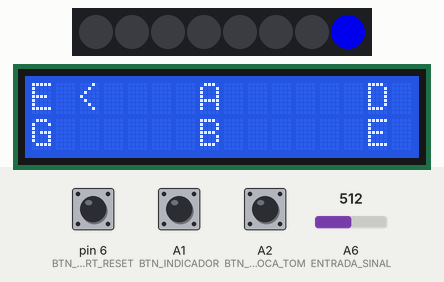
Recording of a sketch running on a simulated Arduino Nano, built with avr-gcc and run on an emulated ATmega328P. Shown: 8 RGB LEDs in strip order, left to right, 16×2 character LCD. The test bench sets the inputs (shaded band); at power-on: pin 6 (BTN_START_RESET) LOW, A1 (BTN_INDICADOR) LOW, A2 (BTN_TROCA_TOM) LOW, A6 (ENTRADA_SINAL) = 512. What the sketch prints to the serial monitor is not drawn.

Above: at 1.2 s.
1.3 s: pin 6 (BTN_START_RESET) pulled HIGH for 0.15 s
At 2.5 s:
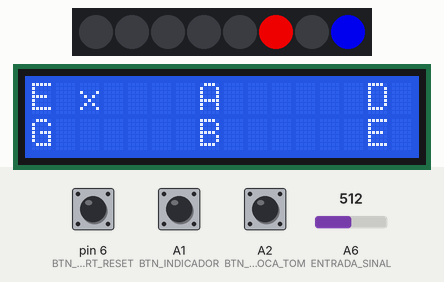
2.9 s: pin 6 (BTN_START_RESET) pulled HIGH for 1 s
At 3.4 s:
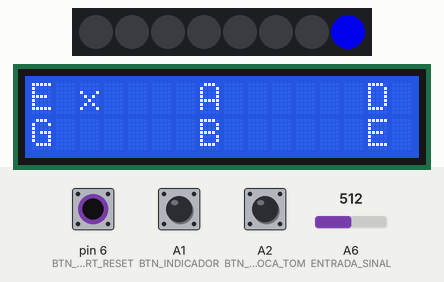
5.4 s: A1 (BTN_INDICADOR) pulled HIGH for 0.15 s
At 6.4 s:
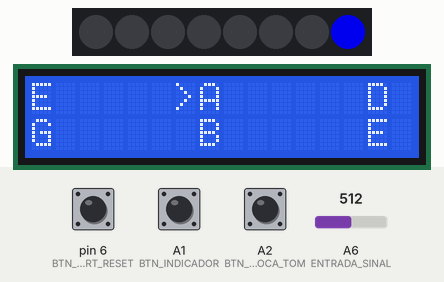
7.0 s: A2 (BTN_TROCA_TOM) pulled HIGH for 0.15 s
At 7.5 s:
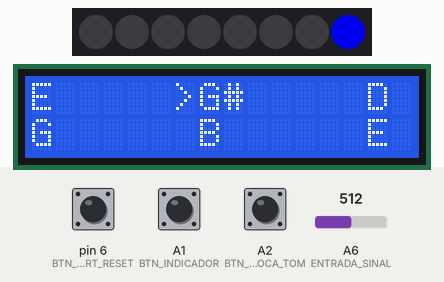
8.6 s: A1 (BTN_INDICADOR) pulled HIGH for 1 s
At 10.3 s:
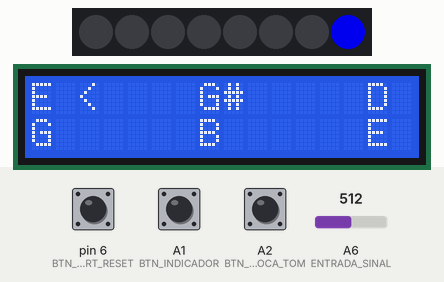
11.1 s: A2 (BTN_TROCA_TOM) pulled HIGH for 1 s
At 13.3 s:
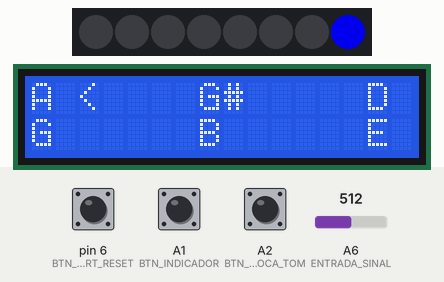
Timing chart, 0 to 14.6 s (numbered marks = the images above; inputs shaded):
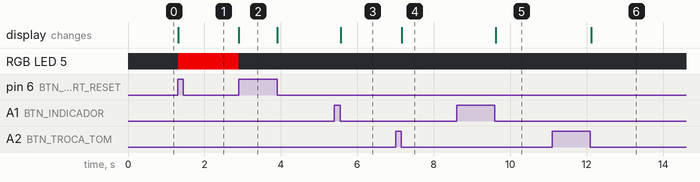

Measured:
- after the input at 1.3 s, RGB LED 5: off → RGB(200, 0, 0) at once; the display: changes at once (image 1)
- after the input at 2.9 s, RGB LED 5: RGB(200, 0, 0) → off at once
- after the input at 5.4 s, the display: changes after 0.16 s (image 3)
- after the input at 7.0 s, the display: changes after 0.16 s (image 4)
- after the input at 8.6 s, the display: changes after 1.0 s (image 5)
- after the input at 11.1 s, the display: changes after 1.0 s (image 6)

The sketch:

codigo_afinador.ino
```cpp
//Projeto Semestral Grupo 03 - Andre Flesch, Arthur Wunsch, Eduardo Rehbein

#include <Stepper.h>
#include <LiquidCrystal.h>
#include <Adafruit_NeoPixel.h>

//Variáveis relacionadas ao motor
const int STEPS_PER_REVOLUTION = 500;
const int PASSO_MOTOR = 80;

//Objetos
Stepper motor(STEPS_PER_REVOLUTION, 7, 9, 8, 10);
LiquidCrystal lcd(12, 11, 5, 4, 3, 2);
Adafruit_NeoPixel neoPixel = Adafruit_NeoPixel(8, 13, NEO_GRB + NEO_KHZ800);

//Definição das frequencias em Hz
const double E6 = 82;
const double L6 = 55; //Usamos L == A(lá) devido ao conflito com as portas analógicas do arduino(A0,A1,A2,A3,...)
const double Bb6 = 58.3;
const double B6 = 61.8;
const double C6 = 65.5;
const double Db6 = 69.4;
const double D6 = 73.5;
const double Eb6 = 77.8;

const double L5 = 110;
const double F5 = 87.3;
const double Gb5 = 92.5;
const double G5 = 98;
const double Lb5 = 103.8;

const double D4 = 146.8;
const double Bb4 = 116.5;
const double B4 = 123.4;
const double C4 = 130.8;
const double Db4 = 138.5;

const double G3 = 196;
const double Eb3 = 155.5;
const double E3 = 164.8;
const double F3 = 174.6;
const double Gb3 = 185;

const double B2 = 247;
const double Lb2 = 207.7;
const double L2 = 220;
const double Bb2 = 233;

const double E1 = 329.6;
const double C1 = 261.6;
const double Db1 = 277.15;
const double D1 = 293.6;
const double Eb1 = 311.1;

//Agrupamento de frequencias por corda
double freqCorda6[8] = {L6, Bb6, B6, C6, Db6, D6, Eb6, E6};
double freqCorda5[8] = {D6, Eb6, E6, F5, Gb5, G5, Lb5, L5};
double freqCorda4[8] = {G5, Lb5, L5, Bb4, B4, C4, Db4, D4};
double freqCorda3[8] = {C4, Db4, D4, Eb3, E3, F3, Gb3, G3};
double freqCorda2[8] = {E3, F3, Gb3, G3, Lb2, L2, Bb2, B2};
double freqCorda1[8] = {L2, Bb2, B2, C1, Db1, D1, Eb1, E1};

//Agrupamento das representações das notas por corda
char* Corda6[8] = {"A ", "A#", "B ", "C ", "C#", "D ", "D#", "E "};
char* Corda5[8] = {"D ", "D#", "E ", "F ", "F#", "G ", "G#", "A "};
char* Corda4[8] = {"G ", "G#", "A ", "A#", "B ", "C ", "C#", "D "};
char* Corda3[8] = {"C ", "C#", "D ", "D#", "E ", "F ", "F#", "G "};
char* Corda2[8] = {"E ", "F ", "F#", "G ", "G#", "A ", "A#", "B "};
char* Corda1[8] = {"A ", "A#", "B ", "C ", "C#", "D ", "D#", "E "};

//Array que guarda as posições do tom selecionado dentro dos arrays "CordaX" que foram declarados acima
int bC[6] = {7, 7, 7, 7, 7, 7};

//Array que guarda as frequências finais selecionadas para serem utilizadas como parâmetros de comparação durante a afinação
double freqBaseCorda[6];

//Variáveis auxiliares para os arrays
int cordaSelecionada = 5; //Utilizada durante a etapa de setup das frequências desejadas
int cordaEmAfinacao = 5;

//Portas de entrada de dados
const int BTN_INDICADOR = A1, BTN_TROCA_TOM = A2, BTN_TROCA_CORDA = A3, BTN_START_RESET = 6, ENTRADA_SINAL = A6;

//Variáveis de estado
bool trocandoCorda = false;
bool comecouAfinacao = false;

//Variável que guarda um valor de frequência utilizada para evitar que o usuário prejudique seu instrumento tocando a corda que não está sob o processo de afinação
double freqSeg = 1;
int resetando = 0;

const double DISPARIDADE_MAXIMA_FREQ_SEG = 15;
const double MARGEM_DE_ERRO_AFINACAO = 0.1;

//Cores para os leds
const uint32_t VERMELHO = neoPixel.Color(200, 0, 0);
const uint32_t VERDE = neoPixel.Color(0, 200, 0);
const uint32_t AZUL = neoPixel.Color(0, 0, 200);
const uint32_t INCOLOR = neoPixel.Color(0, 0, 0);

void setup() {
  Serial.begin(9600);
  pinMode(BTN_INDICADOR, INPUT);
  pinMode(BTN_TROCA_TOM, INPUT);
  pinMode(BTN_TROCA_CORDA, INPUT);
  pinMode(ENTRADA_SINAL, INPUT);
  pinMode(BTN_START_RESET , INPUT);
  neoPixel.begin();
  neoPixel.setPixelColor(7, AZUL);
  neoPixel.show();
  lcd.begin(16, 2);
  motor.setSpeed(60);
}

void verificaReset(int resetForcado) {
  if (digitalRead(BTN_START_RESET) || resetForcado) {
    //Reseta as variáveis
    resetando = 1;
    comecouAfinacao = false;
    trocandoCorda = false;
    cordaEmAfinacao = 5;
    cordaSelecionada = 5;
    freqSeg = 1;
    for (int i = 0; i < 7; i++) {
      if(i < 6)
        bC[i] = 7;
      acendeLed(i, INCOLOR);
    }

    while (digitalRead(BTN_START_RESET)); //Para o botão não registrar múltiplos clicks
    lcd.clear();
  }
}

double leFrequencia() {
  int amplitudeInicial = 0;
  int amplitudeAtual = 0;
  int amplitudeAnterior = 0;
  int referencia = 600;

  //As variáveis de tempo têm seus valores em microssegundos
  long instanteAtual = 0;
  long instanteInicioSemiPeriodo = 0;
  long semiPeriodo1 = 0;
  long semiPeriodo2 = 0;

  //Diferença máxima aceitável entre os semiperíodos encontrados
  const long DISPARIDADE_MAXIMA_SEMI_PERIODOS = 300;

  bool leuAmplitudeInicial = false;
  bool comecouLeitura = false;

  double frequencia = 0;

  while(!frequencia && !resetando) {
    verificaReset(0);
    instanteAtual = micros();
    amplitudeAtual = analogRead(ENTRADA_SINAL);

    if(amplitudeAtual >= referencia)
      amplitudeAtual = 1;
    else if(amplitudeAtual < referencia)
      amplitudeAtual = 0;

    if(comecouLeitura) {
      if(amplitudeAtual != amplitudeAnterior) {
        if(!semiPeriodo1) {
          semiPeriodo1 = instanteAtual - instanteInicioSemiPeriodo;
          instanteInicioSemiPeriodo = instanteAtual;
        } else if(!semiPeriodo2) {
          semiPeriodo2 = instanteAtual - instanteInicioSemiPeriodo;
        }
        if(semiPeriodo2) {
          long diferencaSemiPeriodos = semiPeriodo2 - semiPeriodo1;
          if(abs(diferencaSemiPeriodos) > DISPARIDADE_MAXIMA_SEMI_PERIODOS) {
            //Elimina leituras que estão fora dos parâmetros desejados
            semiPeriodo1 = 0;
            semiPeriodo2 = 0;
            instanteInicioSemiPeriodo = 0;
            amplitudeAnterior = 0;
            amplitudeInicial = 0;
            leuAmplitudeInicial = false;
            comecouLeitura = false;
          } else {
            double periodo = semiPeriodo1 + semiPeriodo2;
            frequencia = 1 / (periodo * pow(10, -6));
            if(frequencia > 360) {
              frequencia = 0;
              semiPeriodo1 = 0;
              semiPeriodo2 = 0;
              instanteInicioSemiPeriodo = 0;
              amplitudeAnterior = 0;
              amplitudeInicial = 0;
              leuAmplitudeInicial = false;
              comecouLeitura = false;
            }
          }
        }
      }
      amplitudeAnterior = amplitudeAtual;
    } else {
      if(!leuAmplitudeInicial) {
        amplitudeInicial = amplitudeAtual;
        leuAmplitudeInicial = true;
      }
      if(amplitudeAtual != amplitudeInicial && leuAmplitudeInicial) {
        comecouLeitura = true;
        amplitudeAnterior = amplitudeAtual;
        instanteInicioSemiPeriodo = instanteAtual;
      }
    }
  }

  return frequencia;
}

void display() {
  //Programação do display
  lcd.print(Corda6[bC[5]]);
  lcd.setCursor(7, 0);
  lcd.print(Corda5[bC[4]]);
  lcd.setCursor(14, 0);
  lcd.print(Corda4[bC[3]]);
  lcd.setCursor(0, 1);
  lcd.print(Corda3[bC[2]]);
  lcd.setCursor(7, 1);
  lcd.print(Corda2[bC[1]]);
  lcd.setCursor(14, 1);
  lcd.print(Corda1[bC[0]]);
  lcd.home();
}

void posicionaIndicador(int a, int b, int d, int f, int m, int n, char h, int* i) {
  if ((*i) == a) {
    lcd.setCursor(b, m);
    lcd.print(h);
    lcd.setCursor(d, 0);
    lcd.print(" ");
    lcd.setCursor(f, 0);
    lcd.print(" ");
    lcd.setCursor(b, n);
    lcd.print(" ");
    lcd.setCursor(d, 1);
    lcd.print(" ");
    lcd.setCursor(f, 1);
    lcd.print(" ");
    lcd.home();
  }
}

void giraAntiHorario() {
  motor.step(0 - PASSO_MOTOR);
}

void giraHorario() {
  motor.step(PASSO_MOTOR);
}

void paraMotor() {
  motor.step(0);
}

void controlaVarComBtn(int portaBtn, int* variavel, int valorMaximo) {
  int contador = 0;
  while (digitalRead(portaBtn)) {
    delay(15);
    contador++;
  }
  if (contador <= 20 && contador != 0) {
    (*variavel)--;
  }
  if (contador > 20) {
    (*variavel)++;
  }
  if ((*variavel) == (valorMaximo + 1)) {
    (*variavel) = 0;
  }
  if ((*variavel) == -1) {
    (*variavel) = valorMaximo;
  }
}

void acendeLed(int posicao, uint32_t cor) {
  neoPixel.setPixelColor(posicao, cor);
  neoPixel.show();
}

void indicaCordaEmAfinacaoDisplay() {
  lcd.clear();
  display();
  posicionaIndicador(5, 2, 6, 13, 0, 1, 'x', &cordaEmAfinacao);
  posicionaIndicador(4, 6, 2, 13, 0, 1, 'x', &cordaEmAfinacao);
  posicionaIndicador(3, 13, 6, 2, 0, 1, 'x', &cordaEmAfinacao);
  posicionaIndicador(2, 2, 6, 13, 1, 0, 'x', &cordaEmAfinacao);
  posicionaIndicador(1, 6, 2, 13, 1, 0, 'x', &cordaEmAfinacao);
  posicionaIndicador(0, 13, 6, 2, 1, 0, 'x', &cordaEmAfinacao);
}

void loop() {
  if (comecouAfinacao == false) {
    resetando = 0;
    controlaVarComBtn(BTN_TROCA_TOM, &bC[cordaSelecionada], 7);
    controlaVarComBtn(BTN_INDICADOR, &cordaSelecionada, 5);

    display();
    posicionaIndicador(5, 2, 6, 13, 0, 1, '<', &cordaSelecionada);
    posicionaIndicador(4, 6, 2, 13, 0, 1, '>', &cordaSelecionada);
    posicionaIndicador(3, 13, 6, 2, 0, 1, '>', &cordaSelecionada);
    posicionaIndicador(2, 2, 6, 13, 1, 0, '<', &cordaSelecionada);
    posicionaIndicador(1, 6, 2, 13, 1, 0, '>', &cordaSelecionada);
    posicionaIndicador(0, 13, 6, 2, 1, 0, '>', &cordaSelecionada);

    if (digitalRead(BTN_START_RESET)) {
      indicaCordaEmAfinacaoDisplay();

      comecouAfinacao = true;
      acendeLed(cordaEmAfinacao, VERMELHO);
      freqBaseCorda[0] = freqCorda1[bC[0]];
      freqBaseCorda[1] = freqCorda2[bC[1]];
      freqBaseCorda[2] = freqCorda3[bC[2]];
      freqBaseCorda[3] = freqCorda4[bC[3]];
      freqBaseCorda[4] = freqCorda5[bC[4]];
      freqBaseCorda[5] = freqCorda6[bC[5]];

      while (digitalRead(BTN_START_RESET));
    }
  }

  if (comecouAfinacao == true) {
    verificaReset(0);

    double freqColetada = leFrequencia();
    Serial.println(freqColetada);

    if(!resetando) {
      //Corda afinada
      if ((freqColetada >= freqBaseCorda[cordaEmAfinacao] - MARGEM_DE_ERRO_AFINACAO) && (freqColetada <= freqBaseCorda[cordaEmAfinacao] + MARGEM_DE_ERRO_AFINACAO)) {
        paraMotor();
        acendeLed(cordaEmAfinacao, VERDE);
        trocandoCorda = true;
      }
      if(!trocandoCorda) {
        //Afrouxa a corda
        if (freqBaseCorda[cordaEmAfinacao] > freqColetada) {
          giraHorario();
        }
        //Aperta a corda
        if (freqBaseCorda[cordaEmAfinacao] < freqColetada) {
          giraAntiHorario();
        }
      }
    }

    while(trocandoCorda){
      if(cordaEmAfinacao > 0) { //Verifica se já não está na última corda
        verificaReset(0);
        if(digitalRead(BTN_TROCA_CORDA)) {
          trocandoCorda = false;
          cordaEmAfinacao--;
          acendeLed(cordaEmAfinacao, VERMELHO);
          indicaCordaEmAfinacaoDisplay();

          while(digitalRead(BTN_TROCA_CORDA));
        }
      } else {
        delay(1000);
        verificaReset(1);
      }
    }
  }
}
```
